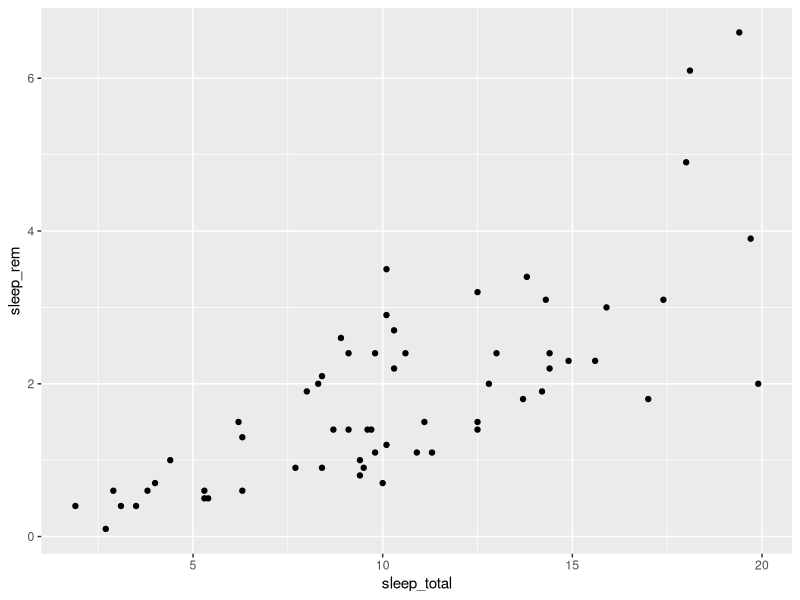

R code for this plot:
## ---- chunk 1
#this is an R code chunk
library(tidyverse)
library(ggplot2)

msleep %>% 
  ggplot(aes(x = sleep_total, y = sleep_rem)) +
    geom_point()
